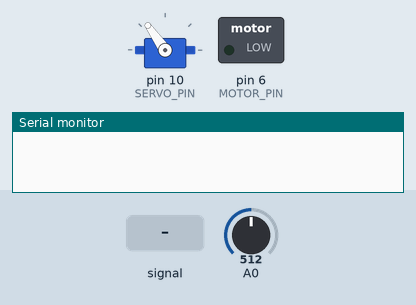
Simulated run of this sketch. Board: Arduino Uno, built with avr-gcc and run on an emulated ATmega328P. On the bench: servo, switched loads named in the sketch (green lamp = pin HIGH), the last lines printed to the serial monitor. The inputs (shaded band) are chosen by the test bench; at power-on: A0 = 512. Pins used as bus, display or sensor lines are not drawn.

Above: at 0.01 s.
At 1.2 s:
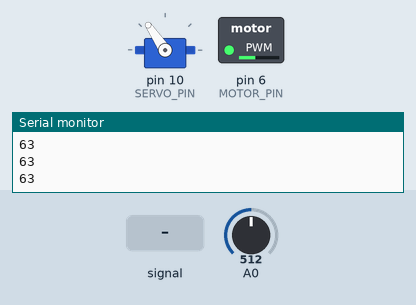
1.3 s: A0 fed a 200 Hz sine of ±460 counts around its level
4.3 s: A0 set to 306
5.8 s: A0 set to 122
At 6.9 s:
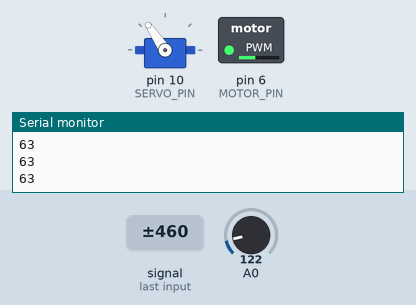
Timing chart, 0 to 8.8 s (numbered marks = the images above; inputs shaded):
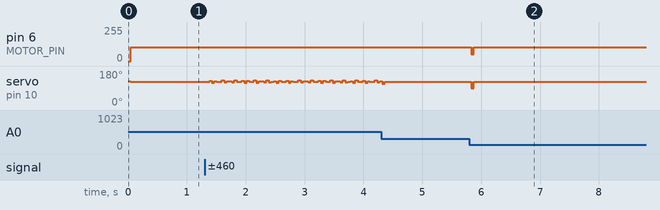

The sketch:

ControllerStaticSpeed.ino
```cpp
#include <Servo.h>

Servo myservo;  // create servo object to control a servo

//degree limits for servo
const int SERVO_MID = 125; //MID point for servo is 112 degree
const int SERVO_RIGHT = SERVO_MID+40;
const int SERVO_LEFT = SERVO_MID-40;

//position of cars
const int MID_POSITION = 64; //mid postion is mid index of 128 sized array
int prevPosition = MID_POSITION;
int curPosition = MID_POSITION;

//motor duty range: 0~100
const int MAX_DUTY = 50;
const int MIN_DUTY = 20;

int pixelArray[128] ;            // Pixel array.

int CLK = 13;                    // Set pin 13 as CLK.
int SI  = 12;                    // Set pin 12 as SI.
int MOTOR_PIN = 6;                // Set pin 9 as motor
int SERVO_PIN =10;                //Set pin 10 as servo

void setup() {
  pinMode(CLK, OUTPUT);          // Set CLK as output.
  pinMode(SI, OUTPUT);           // Set SI as  output.
  pinMode(MOTOR_PIN, OUTPUT);    // Set MOTOR_PIN as output.

  myservo.attach(SERVO_PIN);  //connect signal to pin 9
  myservo.write(SERVO_MID);   //initialize position to mid

  //analogWrite(motorPin, 55); //write speed to motor (0~255)

  Serial.begin(9600);

  digitalWrite(SI, HIGH);
  digitalWrite(CLK, HIGH);
  digitalWrite(SI, LOW);
  digitalWrite(CLK, LOW);

  // This clocks out indeterminate pixel data from power up.
  for(int i = 0; i < 128; i ++){
    digitalWrite(CLK, HIGH);
    digitalWrite(CLK, LOW);
  }

}


void loop() {
  //wait for expose
  delayMicroseconds(10000);
  //starts pixel count
  digitalWrite(SI, HIGH);
  digitalWrite(CLK, HIGH);
  digitalWrite(SI, LOW);
  digitalWrite(CLK, LOW);

  //read data from camera to pixelArray
  for(int i = 0; i < 128; i++){
    pixelArray[i] = analogRead(A0);
    digitalWrite(CLK, HIGH);
    digitalWrite(CLK, LOW);
  }

  findPosition(pixelArray);
  Serial.println(curPosition);
  int degree = map(curPosition, 0, 127, SERVO_LEFT, SERVO_RIGHT);
  turnWheel(degree);
  //offValue is how much the car is off the center
  int offValue = curPosition-MID_POSITION;
  if(offValue<0) {
     offValue = -offValue;
  }
  if(offValue>30) {
    int speed = motorPWM(20);
    analogWrite(MOTOR_PIN, speed);
  }
  else {
    int speed = motorPWM(40);
    analogWrite(MOTOR_PIN, speed);
  }
 /* int motorDuty = map(offValue, 0, 64, MAX_DUTY, MIN_DUTY);
  int speed = motorPWM(motorDuty);
  analogWrite(MOTOR_PIN, speed);
*/
  /*
  //send data to computer and processing
  for(int i = 0; i < 128; i ++){
    //Serial.write(PixelArray[i]);

    Serial.print(PixelArray[i]);
    Serial.print(",");
  }
  Serial.println(",");
  */


}

// Find the position of the car
void findPosition(int* pixelArray) {
   int sensorSum = 0;
   int sensorAvg = 0;
   for(int i = 0; i < 128; i++) {
      int afterThreshold = doThreshold(pixelArray[i]);
      sensorSum += afterThreshold;
      sensorAvg += afterThreshold * i;
   }
   //if all black, means off the track
   if(sensorSum == 0) {
      curPosition = prevPosition;
   }
   else {
      curPosition = (int)sensorAvg/sensorSum;
      prevPosition = curPosition;
  }
}

/* Steer wheel by certain degree based on the position of the car
 */
void turnWheel(int degree) {
  myservo.write(degree);
}

/* Calculate the duty cycle for the motor
 */
int motorPWM(int motorDuty) {
  int speed = 2.55 * motorDuty;      //speed range: 0~255
  return speed;
}

/*threshold the input analog signal from line sensor
  to 1(white) and 0(black)
 */
int doThreshold(int val) {
  int threshold = findThreshold(pixelArray);
  if(val>threshold) {
    return 1;
  }
  else {
    return 0;
  }
}

/* Find the best threshold to determine the location of the line
 */
int findThreshold(int* pixelArray) {
  int average = 0;
  int maximum = 0;

  for(int i = 0; i < 128; i++) {
    average = average + pixelArray[i];
    if(pixelArray[i] > maximum)
    {
      maximum = pixelArray[i];
    }
  }
  average = average/128;

  //Adaptive threshold
  int offset = adaptThresOffset(maximum, average);
  offset = offset + average;

  //Static threshold (THRES_OFFSET varies)
  //int offset = 1000;

  return offset;
}


/* Algorithm for adaptive thresholding
 */
int adaptThresOffset(int maximum, int average)
{
  return ((maximum - average)/2)-1;
}
```

Measured:
- after the input at 5.8 s, pin 6 (MOTOR_PIN): 102/255 → 51/255 at once, → 102/255 0.04 s later; servo on pin 10 (SERVO_PIN): 124° → 89° at once, → 124° 0.04 s later
